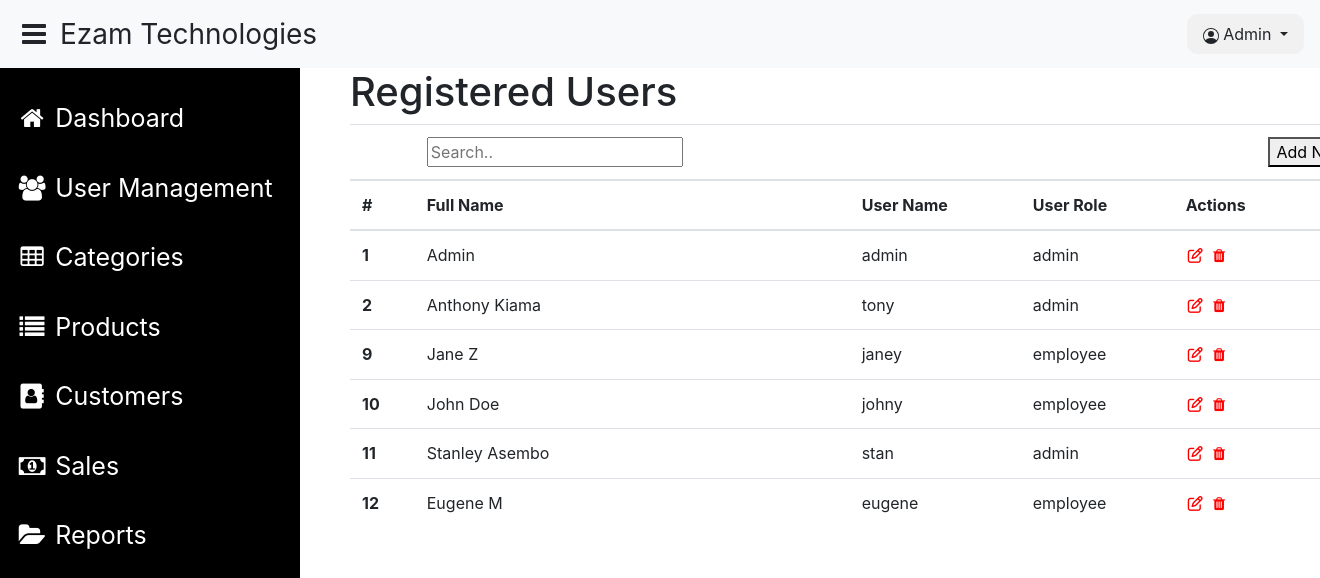
The page /manage-users.php (signed in) on the database its author committed.
### tables this page shows
CREATE TABLE `users` (
  `ID` int(100) NOT NULL,
  `name` varchar(25) NOT NULL,
  `username` varchar(25) NOT NULL,
  `password` varchar(50) NOT NULL,
  `role` varchar(10) NOT NULL
);

### manage-users.php (the view, shortened to what this page needs)
<?php
include 'connection.php';
$query="select * from users";
$result=mysqli_query($con,$query);
?>
<!DOCTYPE html>
<html>
    <head>
        <link rel="stylesheet" href="./manage-users.css">
    </head>
    <body>
        <div class="page-header">
            <h2>Registered Users</h2>
        </div>
        <table class="table" id="table">
            <thead>
                <tr>
                    <th scope="col"></th>
                    <th scope="col">
                        <div class="float-left">
                            <input type="text" placeholder="Search.." id="search" onkeyup="mySearchFunction()">
                        </div>
                    </th>
                    <th scope="col"></th>
                    <th scope="col"></th>
                    <th scope="col"><button class="float-right add-new" onclick="openForm()">Add New User</button></th>
                </tr>
                <tr>
                    <th scope="col">#</th>
                    <th scope="col">Full Name</th>
                    <th scope="col">User Name</th>
                    <th scope="col">User Role</th>
                    <th scope="col">Actions</th>
                </tr>
            </thead>
            <tbody>
                <?php if ($result->num_rows > 0): ?>
                <?php while($row=mysqli_fetch_array($result)): ?>
                <tr>
                    <th scope="row"><?php echo $row["0"];?></th>
                    <td><?php echo $row[1];?></td>
                    <td><?php echo $row[2];?></td>
                    <td class="types"><?php echo $row[4];?></td>
                    <td><a onclick="editUser('<?php echo $row['ID']; ?>', '<?php echo $row['name']; ?>', '<?php echo $row['username']; ?>', '<?php echo $row['role']; ?>')" href="#" class="action-links"><i class="fa fa-fw fa-edit" data-bs-toggle="tooltip" data-bs-placement="top" title="Edit"></i></a>
                        <a onclick="confirmDelete('<?php echo $row['ID']; ?>', '<?php echo $row['name']; ?>')" href="#" class="action-links"><i class="fa fa-fw fa-trash" data-bs-toggle="tooltip" data-bs-placement="top" title="Delete"></i></a></td>
                </tr>
                <?php endwhile; ?>
                <?php else: ?>
                <tr>
                    <td colspan="3" rowspan="1" headers="">No Registered Users</td>
                </tr>
                <?php endif; ?>
            </tbody>
        </table>
    </body>
</html>

### manage-users.css (style rules this page uses)
.table { margin-left: 350px; width: 80%; }
.page-header { margin-left: 350px; }
.page-header h2 { font-size:40px; }
.action-links { font-size: 15px; color: red; text-decoration: none; }

### rows shown on the page
users: ID "1", name "Admin", username "admin", role "admin"
users: ID "2", name "Anthony Kiama", username "tony", role "admin"
users: ID "9", name "Jane Z", username "janey", role "employee"
users: ID "10", name "John Doe", username "johny", role "employee"
users: ID "11", name "Stanley Asembo", username "stan", role "admin"
users: ID "12", name "Eugene M", username "eugene", role "employee"

### other values the page prints
$_SESSION["fullname"] "Admin"
